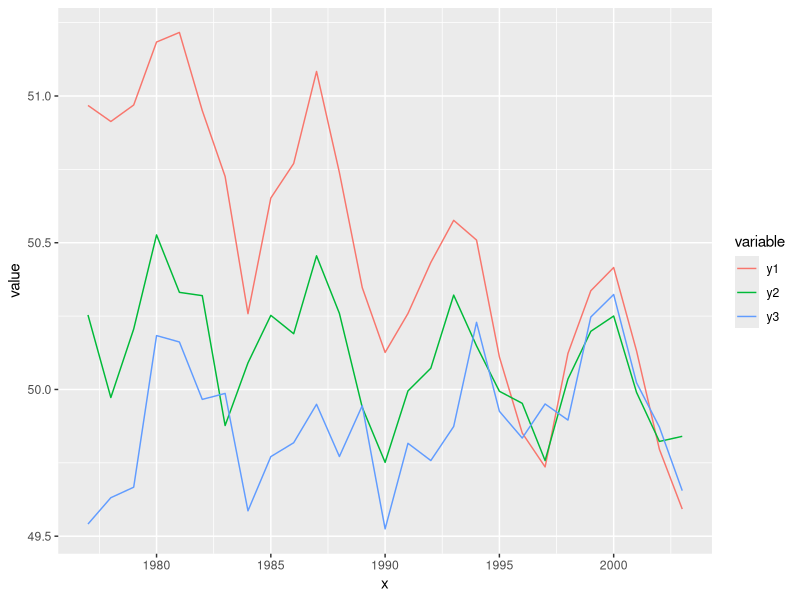
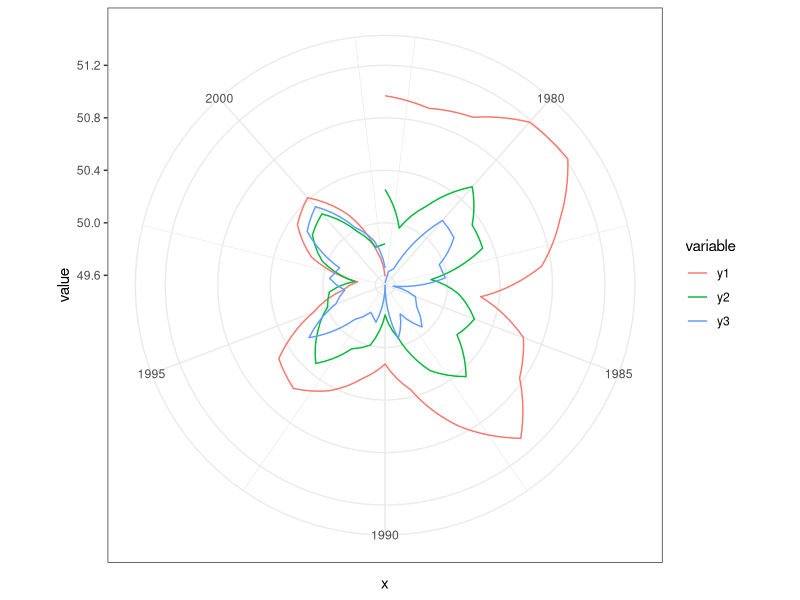

The R source for these figures, in order:
## ---- chunk 1
library(ggplot2)
library(reshape2)

## Generate some sample data 
x = 1977:2003
y1 = .3*sin(x) + rnorm(length(x), 0, .1) + -.05*x + 150
y2 = .2*sin(x) + rnorm(length(x), 0, .1) + -.01*x + 70
y3 = .2*sin(x) + rnorm(length(x), 0, .1) + .01*x + 30

# Reshape the data: year, variable (y1,y2,y3), value
dat = melt(data.frame(x, y1, y2, y3), "x")

# graph: linear version 
ggplot(dat, aes(x,value,color=variable)) + geom_line()
# graph: final circular version 
ggplot(dat, aes(x,value,color=variable)) + geom_line() + coord_polar() + theme_bw() 



